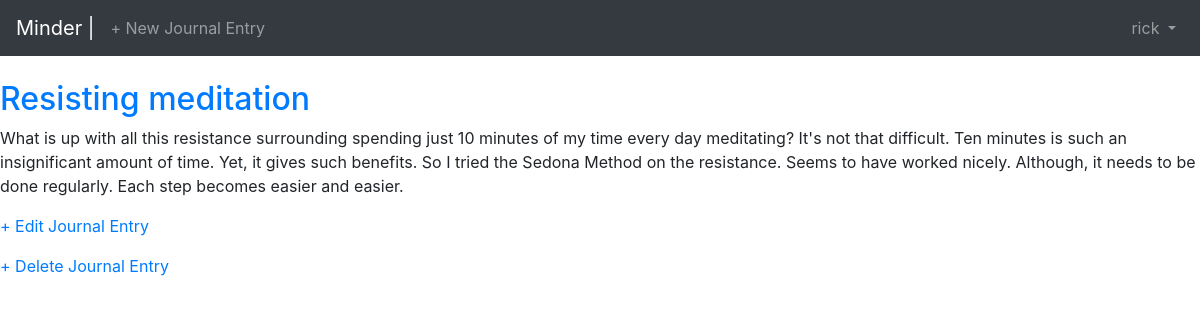
The page /entry/2/ (signed in) on the database its author committed.
### Home/models.py (models this page shows, shortened)
class Entry(models.Model):
    title = models.CharField(max_length=200)
    author = models.ForeignKey(
        'auth.User',
        on_delete=models.CASCADE,
    )
    body = models.TextField()
    date= models.DateTimeField(auto_now_add=True)

### Home/views.py (the view)
# urls.py: path('entry/<int:pk>/', EntryDetailView.as_view(), name='entry_detail'),
class EntryDetailView(LoginRequiredMixin, DetailView):
    model = Entry
    template_name = 'entry_detail.html'
    login_url = 'login'

### templates/entry_detail.html
{% extends 'base.html' %}
{% block content %}
    <div class="entry">
        <h2><a href="">{{ entry.title }}</a></h2>
        <p>{{ entry.body }}</p>
    </div>
    <p><a href="{% url 'entry_edit' entry.pk %}">+ Edit Journal Entry</a></p>
    <p><a href="{% url 'entry_delete' entry.pk %}">+ Delete Journal Entry</a></p>
{% endblock content %}

### templates/base.html (shortened to what this page needs)
<!DOCTYPE html>
{% load static %}
<html lang="en">
<head>
    <link rel="stylesheet" href="https://maxcdn.bootstrapcdn.com/bootstrap/4.0.0/css/bootstrap.min.css">
</head>
<body>
    <nav class="navbar navbar-expand-md navbar-dark bg-dark mb-4">
        <a class="navbar-brand" href="{% url 'home' %}">
            Minder  |
        </a>
        <a class="navbar-text" href="{% url 'entry_new' %}">
            + New Journal Entry
        </a>
        <div class="collapse navbar-collapse" id="navbarCollapse">
            {% if user.is_authenticated %}
                <ul class="navbar-nav ml-auto">
                    <li class="nav-item">
                        <a class="nav-link dropdown-toggle" href="#" id="userMenu" data-toggle="dropdown" aria-haspopup="true" aria-expanded="false">
                            {{ user.username }}
                        </a>
                    </li>
                </ul>
            {% endif %}
        </div>
    </nav>
    <div>
        {% block content %}
        {% endblock content %}
    </div>
</body>
</html>

### rows shown on the page
Entry: title "Resisting meditation", body "What is up with all this resistance surrounding spending just 10 minutes of my time every day meditating? It's not that difficult. Ten minutes is such an insignificant amount of time. Yet, it gives such benefits. So I tried the Sedona Method on the resistance. Seems to have worked nicely. Although, it needs to be done regularly. Each step becomes easier and easier."

### other values the page prints
{{ user.username }} "rick"
